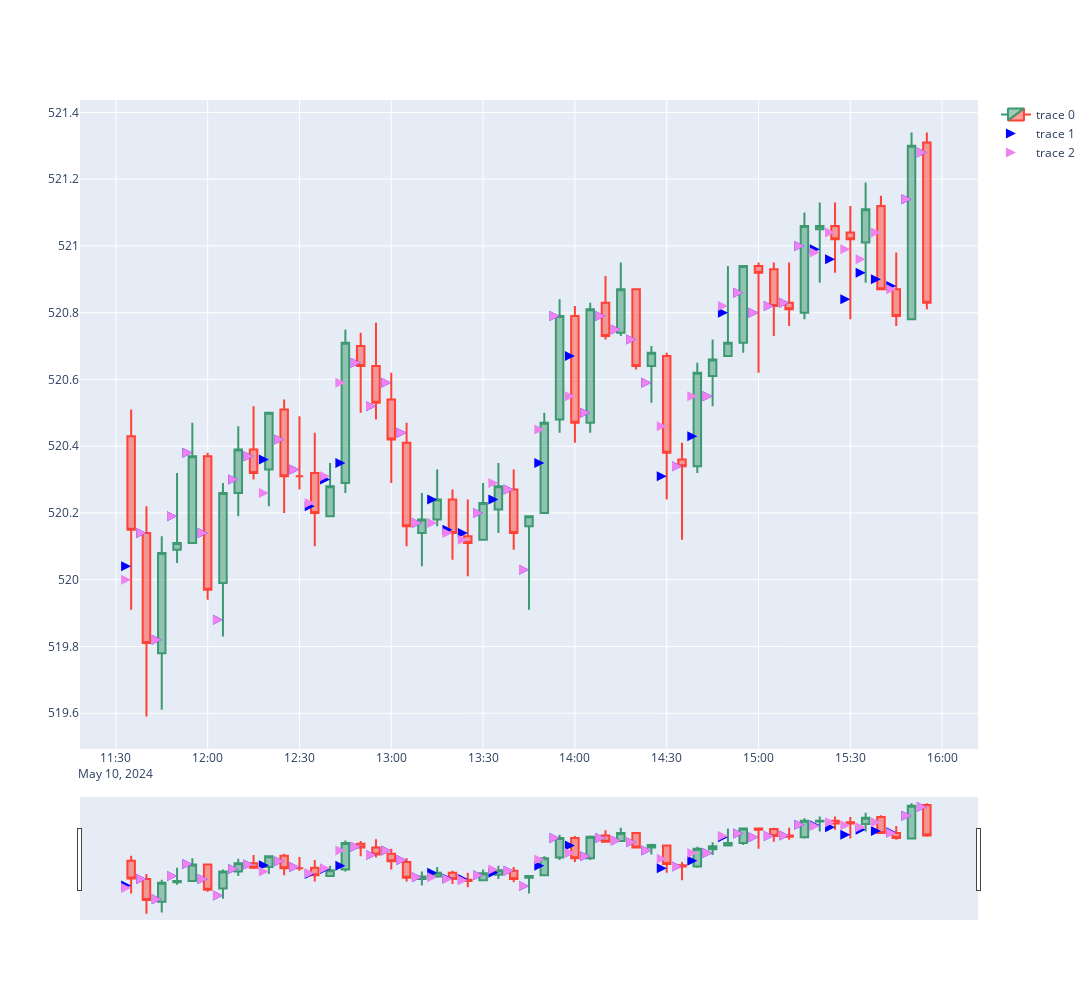

Notebook code for this chart:
### Code cell
import plotly.graph_objects as go
import matplotlib.pyplot as plt

df1 = pd.read_csv('historical_spy_trades_agg_v3.csv')

df1 = df1.set_index("period")
df1.index = pd.to_datetime(df1.index)
df1 = df1.loc["2024-05-10 11:35:00":"2024-05-10 16:00:00"]

layout = go.Layout(
    autosize=False,
    width=2000,
    height=1000,
)

fig = go.Figure(data=[go.Candlestick(x=df1.index,
                open=df1['open'],
                high=df1['high'],
                low=df1['low'],
                close=df1['close'],
                hovertext=df1[['trapped_shorts_at_extremes','trapped_longs_at_extremes']]
                ),
                go.Scatter(x=df1.index, y=df1.vpoc_price, mode="markers",marker=dict(size=10, symbol="arrow-right", color='blue')),
                go.Scatter(x=df1.index, y=df1.tpoc_price, mode="markers",marker=dict(size=10, symbol="arrow-right", color='violet'))
                ],layout=layout)
fig.show()
